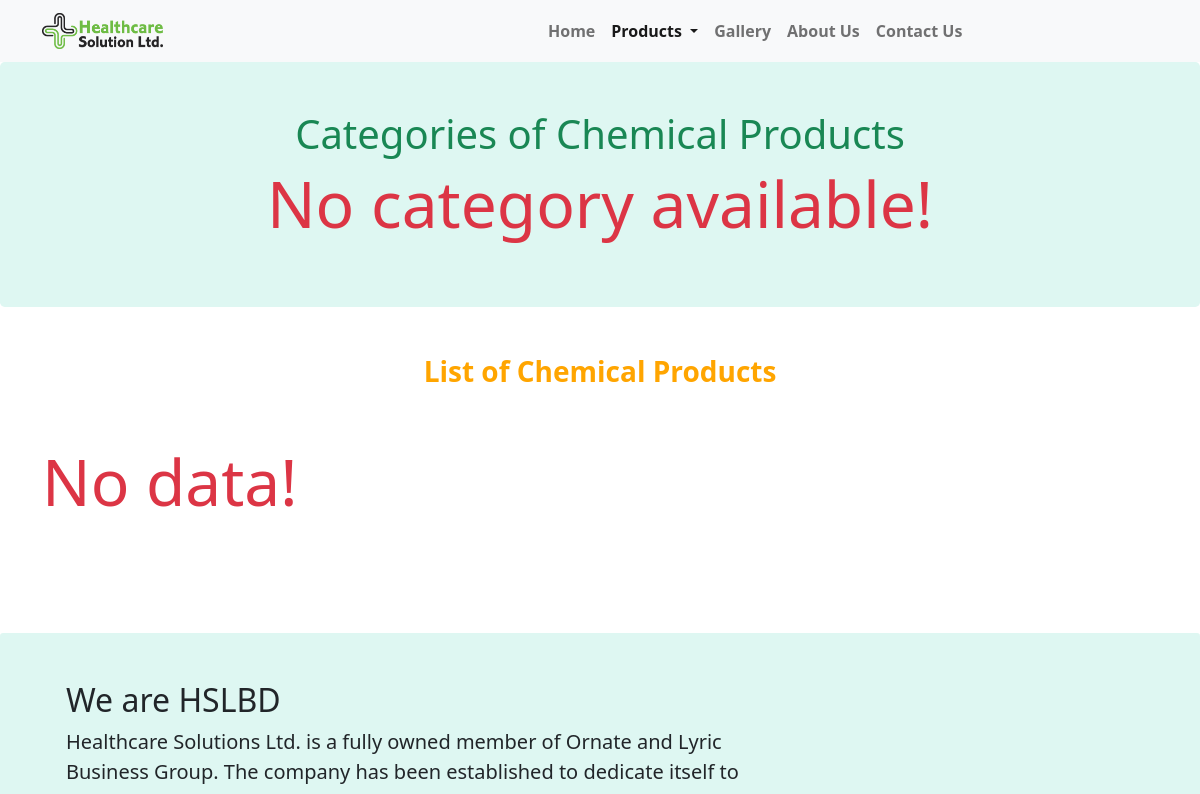
The page /products/all/Chemical (upper part) on the database as committed earlier.
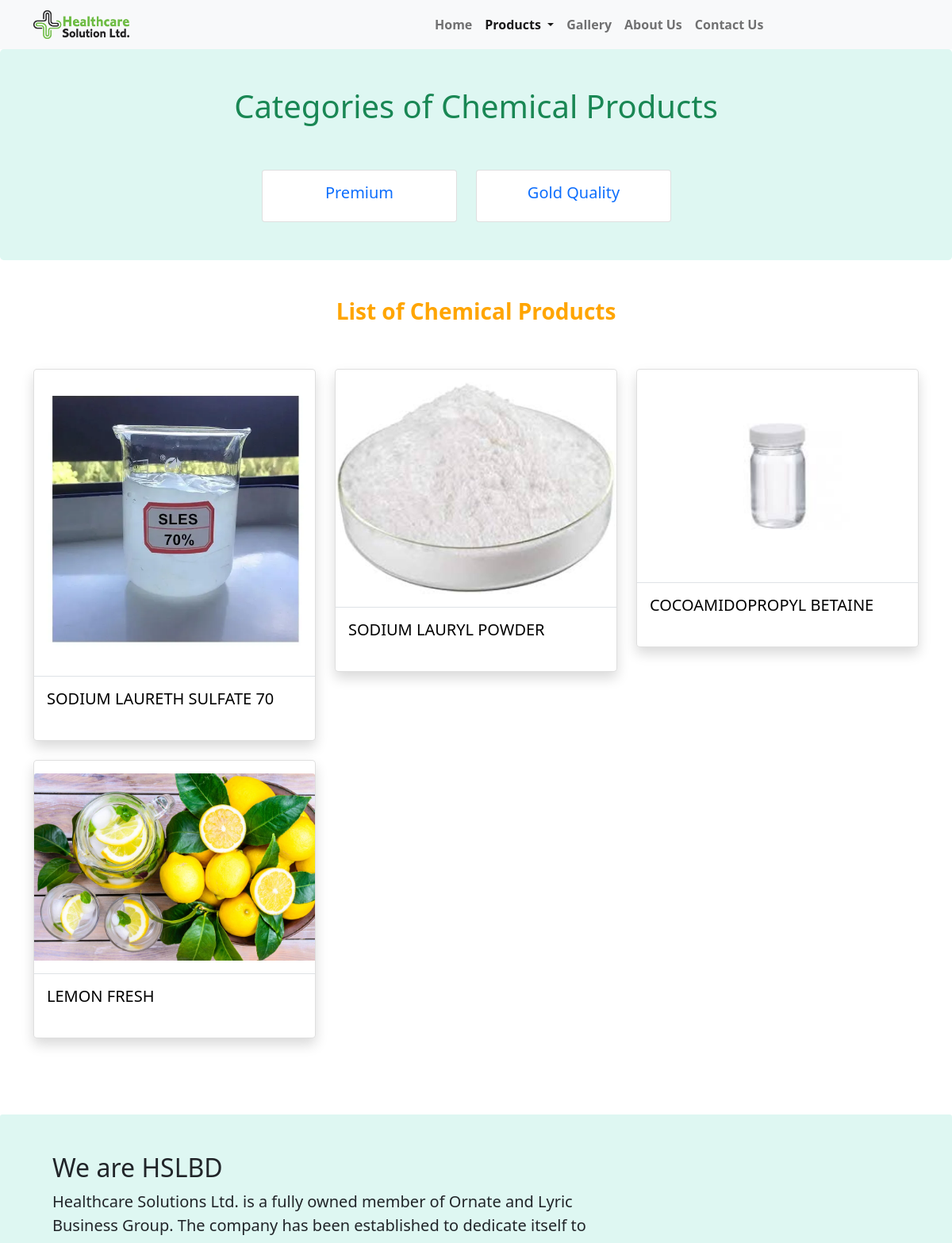
The same page on the database as committed later.
### products/models.py (models this page shows, shortened)
class Category(models.Model):
    categoryName = models.CharField(max_length=100, unique=True)
    slug = models.SlugField(max_length=30, unique=True, blank=True)
    typeTitle = models.ForeignKey(Type, on_delete=models.CASCADE, related_name='categories')

class Products(models.Model):
    productName = models.CharField(max_length=150)
    barndName = models.ForeignKey(Brands, on_delete=models.CASCADE, null=True,blank=True)
    categoryTitle = models.ForeignKey(Category, on_delete=models.CASCADE, null=True,blank=True)
    info1 = models.CharField(max_length=200, blank=True)
    info2 = models.CharField(max_length=200, blank=True)
    info3 = models.CharField(max_length=200, blank=True)
    info4 = models.CharField(max_length=200, blank=True)
    info5 = models.CharField(max_length=200, blank=True)
    info6 = models.CharField(max_length=200, blank=True)
    info7 = models.CharField(max_length=200, blank=True)
    info8 = models.CharField(max_length=200, blank=True)
    info9 = models.CharField(max_length=200, blank=True)
    info10 = models.CharField(max_length=200, blank=True)
    info11 = models.CharField(max_length=200, blank=True)
    info12 = models.CharField(max_length=200, blank=True)
    info13 = models.CharField(max_length=200, blank=True)
    info14 = models.CharField(max_length=200, blank=True)
    info15 = models.CharField(max_length=200, blank=True)
    description = models.TextField(blank=True)
    productImage = models.ImageField(default='fallback.jpg')

### products/views.py (the view)
# urls.py: path('all/<slug:slug>', views.productsListView, name="all-products"),#display all products in normal view
def productsListView(request, slug):
    try:
        typeId = Type.objects.get(slug=slug)
        categories = Category.objects.filter(typeTitle=typeId.id)
        data = Products.objects.filter(categoryTitle__typeTitle=typeId.id).order_by('-id')
        return render(request, 'products/list.html', { 'products' : data, 'title' : f'List of {typeId}', 'categories' : categories, 'type' : typeId })
    except DatabaseError:
        return render(request, 'Error.html', { 'errorMsg' : 'Database error occured!' })

### aboutus/context_processor.py (called while the page is built)
def company_info(request):
        profileInfo = CompanyInfo.objects.first()
        return { 'profileInfo' : profileInfo }

### products/context_processor.py (called while the page is built)
def productsType(request):
    types = Type.objects.all()
    return { 'typeItems' : types }

### products/models.py (called while the page is built)
    def __str__(self):
        return self.typeName

### products/templatetags/custom_filters.py (called while the page is built)
@register.filter
def contains(value, arg):
    return str(arg) in value

### products/templates/products/list.html (shortened to what this page needs)
{% extends "layout.html" %}
{% load brand_tags %}
{% load custom_filters %}
{% block content %}
 <section class="product-brand my-0 p-5 rounded-3">
    <div class="container">
      <div class="row">
        <h2 class="display-6 fw-normal text-success brands text-center">Categories of {{ type }}</h2>
      </div>
      <div class="row">
        {% if categories %}
          <div class="row row-cols-1 row-cols-sm-2 row-cols-md-4 g-4 justify-content-center">
            {% for category in categories %}
              <div class="col brand-card">
                <div class="card text-center">
                  <a href="{% url 'products:category-products' categoryId=category.id %}">
                    <div class="card-body {% if request.path|contains:category.id %}brand-card-body{% endif %}">
                      <h5 class="card-title">{{ category.categoryName }}</h5>
                    </div>
                  </a>
                </div>
              </div>
            {% endfor %}
          </div>
        {% else %}
          <p class="display-3 text-danger text-center">No category available!</p>
        {% endif %}
      </div>
    </div>
  </section>
    <section class="products mb-5 py-5 rounded">
        <div class="container">
            <div class="row mb-5">
                <h3 class="text-center fw-bolder orange-span">{{ title }}</h3>
            </div>
            <div class="row row-cols-1 row-cols-sm-2 row-cols-md-3 g-4">
                {% if products %}
                    {% for product in products %}
                        {% include "components/_single_product.html" with product=product  %}
                    {% endfor %}
                {% else %}
                    <p class="display-3 text-danger">No data!</p>
                {% endif %}
            </div>
        </div>
    </section>
{% endblock content %}

### templates/components/_single_product.html (shortened to what this page needs)
<div class="col">
    <div class="card py-3 shadow rounded-3 product-hover">
        {% if 'dashboard' in request.path %}
            <a href="{% url 'products:dashboard-details' id=product.id %}" title="Click to open product details">
        {% else %}
            <a href="{% url 'products:details' id=product.id %}" title="Click to open product details">
        {% endif %}
            <img src="{{ product.productImage.url }}" class="card-img-top mb-3 img-fluid" alt="Product image">
            <div class="card-body border-top card-hover">
                <h5 class="card-title">{{ product.productName }}</h5>
            </div>
        </a>
    </div>
</div>

Rows that differ between the two databases and show on the page:
added Category: categoryName "Premium"
added Category: categoryName "Gold Quality"
added Products: productImage (picture), productName "SODIUM LAURETH SULFATE 70"
added Products: productImage (picture), productName "SODIUM LAURYL POWDER"
added Products: productImage (picture), productName "COCOAMIDOPROPYL BETAINE"
added Products: productImage (picture), productName "LEMON FRESH"
Other text that changed with them:
text no longer shown: "No category available! No data!"
